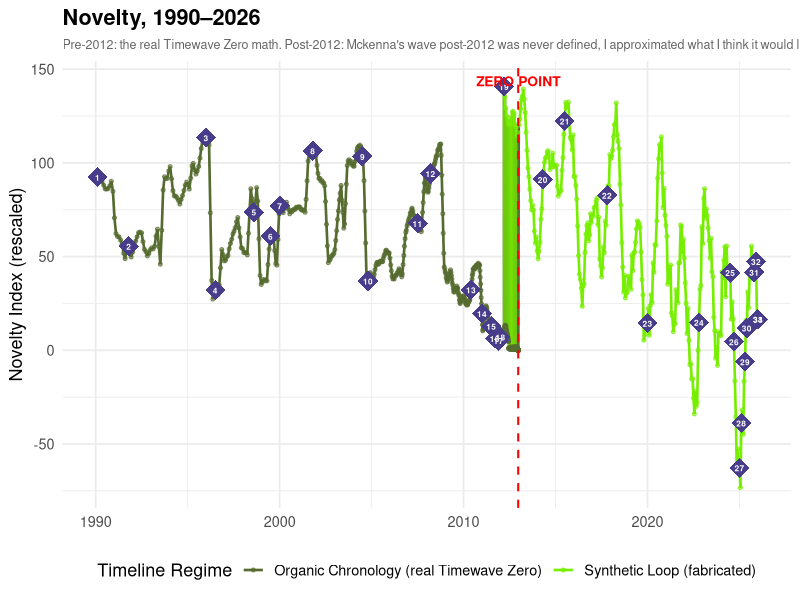

Reproduce this figure in R.
## ---- chunk 1
knitr::opts_chunk$set(fig.width = 12, fig.height = 6, echo = TRUE)
## ---- chunk 2
library(ggplot2)
library(dplyr)
library(lubridate)
library(ggrepel)  

h_vals <- c(6,2,4,4,4,3,2,4,2,4,6,2,2,4,2,2,6,3,4,3,2,2,2,3,
            4,2,6,2,6,3,2,3,4,4,4,2,4,6,4,3,2,4,2,3,4,3,2,3,
            4,4,4,1,6,2,2,3,4,3,2,1,6,3,6,3)
## ---- chunk 3
mod_64 <- function(i) {
  i <- i %% 64
  i[i < 0] <- i[i < 0] + 64
  i
}
h_at <- function(i) {
  idx <- mod_64(i)
  ifelse(idx == 0, h_vals[64], h_vals[idx])
}
## ---- chunk 4
exp_minus_one <- function(i) {
  i <- abs(i)
  ifelse(i %% 2 == 1, -1, 1)
}
## ---- chunk 5
idiv <- function(a, b) trunc(a / b)
## ---- chunk 6
build_datapoints <- function() {
  w <- integer(384)
  
  for (k in 0:383) {

    a_term <- exp_minus_one(idiv(k - 1, 32)) *
      ( h_at(k - 1) - h_at(k - 2) + h_at(-k) - h_at(1 - k) ) +
      3 * ( exp_minus_one(idiv(k - 3, 96)) *
              ( h_at(idiv(k, 3) - 1) - h_at(idiv(k, 3) - 2) +
                  h_at(-1 * idiv(k, 3)) - h_at(1 - idiv(k, 3)) ) ) +
      6 * ( exp_minus_one(idiv(k - 6, 192)) *
              ( h_at(idiv(k, 6) - 1) - h_at(idiv(k, 6) - 2) +
                  h_at(-1 * idiv(k, 6)) - h_at(1 - idiv(k, 6)) ) )
    
    b_term <- ( 9 - h_at(-k) - h_at(k - 1) ) +
      3 * ( 9 - h_at(-1 * idiv(k, 3)) - h_at(idiv(k, 3) - 1) ) +
      6 * ( 9 - h_at(-1 * idiv(k, 6)) - h_at(idiv(k, 6) - 1) )
    
    w[k + 1] <- abs(a_term) + abs(b_term)
  }
  
  w
}
## ---- chunk 7
w_data <- build_datapoints()
 
w_fn <- function(i) {
  idx <- (i %% 384)
  idx[idx < 0] <- idx[idx < 0] + 384
  w_data[idx + 1]
}
## ---- chunk 8
v_fn <- function(x) {
  ix <- floor(x)
  frac <- x - ix
  w_fn(ix) + frac * (w_fn(ix + 1) - w_fn(ix))
}
## ---- chunk 9
f_fn <- function(x, a = 64, max_i = 12) {
  total <- 0
  ai <- 1
  for (i in 0:max_i) {
    total <- total + v_fn(x * ai) / ai
    ai <- ai * a
  }
 aj <- a
  j <- 1
  while (TRUE) {
    arg <- x / aj
    if (arg < 3 || j > 200) break
    total <- total + v_fn(arg) * aj
    aj <- aj * a
    j <- j + 1
  }
  total
}
## ---- chunk 10
t_fn <- function(x) f_fn(x) / 64^3   # x = days prior to the zero date
 
zero_date <- as.POSIXct("2012-12-21 06:00:00", tz = "UTC")
## ---- chunk 11
max_days <- as.numeric(difftime(zero_date, as.POSIXct("1990-01-01", tz = "UTC"), units = "days"))
n_pts    <- 800
u        <- seq(0, 1, length.out = n_pts)
## ---- chunk 12
days_before_zero <- max_days * u^3
days_before_zero <- rev(days_before_zero)  
## ---- chunk 13
dates_real <- zero_date - ddays(days_before_zero)
years_real <- decimal_date(dates_real)
 
novelty_real_raw <- sapply(days_before_zero, t_fn)
## ---- chunk 14
years_fake <- seq(2012.2, 2026, by = 0.05)  
n_fake <- length(years_fake)
t_since <- years_fake - 2012
 
drift        <- 115 - 8 * t_since
loop_1       <- 25 * sin(t_since * 2.3)
loop_2       <- 15 * sin(t_since * 5.1 + 1.2) * (1 + 0.15 * t_since)
loop_3       <- 8  * sin(t_since * 11.0 + 0.4)
growing_noise <- rnorm(n_fake, 0, 1 + 0.6 * t_since)
 
novelty_fake_raw <- drift + loop_1 + loop_2 + loop_3 + growing_noise
 
## ---- chunk 15
rescale_to <- function(x, lo, hi) {
  (x - min(x)) / (max(x) - min(x)) * (hi - lo) + lo
}
 
novelty_real <- rescale_to(novelty_real_raw, lo = 0, hi = 115)
 
matrix_data <- bind_rows(
  data.frame(Year = years_real, Novelty = novelty_real,
             Timeline = "Organic Chronology (real Timewave Zero)"),
  data.frame(Year = years_fake, Novelty = novelty_fake_raw,
             Timeline = "Synthetic Loop (fabricated)")
) %>%
  mutate(Tooltip = paste0("Year: ", floor(Year), "<br>Novelty Index: ", round(Novelty, 2)))
 
 
anomaly_years <- c(1990.1, 1991.8, 1996.0, 1996.5, 1998.6, 1999.5, 2000.0, 2001.8, 2004.5, 2004.8, 2007.5, 2008.2, 2010.4, 2011.0, 2011.5, 2011.7, 2011.9, 2012.0, 2012.2, 2014.3, 2015.5, 2017.8, 2020.0, 2022.8, 2024.5, 2024.7, 2025.0, 2025.1, 2025.3, 2025.4, 2025.8, 2025.9, 2026.1, 2026.7)
anomaly_labels <- c(
  "<b>[1990]</b><br>East and West Germany are reunified following the fall of the Berlin Wall.", 
  "<b>[1991]</b><br>The Soviet Union dissolves and the Cold War ends.", 
  "<b>[1996]</b><br>Scientists clone Dolly the sheep, the first mammal to be cloned from an adult cell.",
   "<b>[1996]</b><br>The F.B.I. arrests Theodore Kaczynski, the Unabomber.",
   "<b>[1998]</b><br>U.S. Embassies in Nairobi, Kenya and Dar es Salaam, Tanzania are bombed.",
  "<b>[1999]</b><br>Ehud Barak wins election over Prime Minister Netanyahu after campaigning to move the peace process with Palestine forward.",
  "<b>[2000]</b><br>Mass panic over societal collapse because of computers not being able to recognize the date changing: Y2K panic.",
  "<b>[2001]</b><br>The Twin Towers are bombed, prompting the United States' War on Terror.",
  "<b>[2004]</b><br>Indian Ocean Tsunami.",
  "<b>[2004]</b><br>Hurricane Katrina.",
  "<b>[2007]</b><br>The first iPhone is released.",
  "<b>[2008]</b><br>The most severe global financial crisis since the Great Depression.",
  "<b>[2010 FLASH CRASH]</b><br>Futures trader Navinder Singh Sarao creates a massive automated sell order triggers a chain reaction among high-frequency trading algorithms causing the Dow Jones to plummet 1,000 points in minutes.",
  "<b>[2011]</b><br>Egyptian President Hosni Mubarak is ousted after protests in Tunisia and Egypt.",
  "<b>[2011]</b><br>9.0 magnitude earthquake hits Japan, causing the Fukushima Daiichi nuclear crisis.",
  "<b>[2011]</b><br>Civil Wars break out in Libya and Syria.",
  "<b>[2011]</b><br>Occupy Wall Street movement.",
  "<b>[2012 THRESHOLD]</b><br>Mayan Long Count calendar ends, Timewave Zero hits absolute zero and the novelty is unbearable, linear chronology is terminated.",
  "<b>[2012 ALEXNET AI BREAKTHROUGH]</b><br>Starting point of the deep-learning revolution. The Board unleashing its ultimate control weapon to eliminate novelty.",
  "<b>[2014]</b><br>Amazon Echo and Alexa are launched.",
   "<b>[2015]</b><br>OpenAI is founded.",
  "<b>[2017 FLASH CRASH]</b><br>A mysterious multimillion-dollar market sell order on the GDAX exchange triggers a massive domino effect of 800 automated stop-loss orders and margin liquidations, causing Ethereum to instantly go from $319 to $0.10.",
  "<b>[2020]</b><br>COVID-19 pandemic.",
  "<b>[2022]</b><br>OpenAI releases ChatGPT.",
  "<b>[2024]</b><br>Popularization of AI-generated memes...full cultural takeover: Italian brainrot.",
  "<b>[2024]</b><br>Rapid proliferation of AI companion and chat applications.",
  "<b>[2025]</b><br>Albania appoints the first ever AI/virtual government minister.",
  "<b>[2025]</b><br>1 in 3 teens report some emotional connection to AI.",
  "<b>[2025]</b><br>College Board, known nonprofit which administers AP exams and the SAT, releases a survey stating that 84% of high school students claim to have used artificial intelligence for schoolwork.",
  "<b>[2025]</b><br>Japanese woman Yurina Noguchi marries an AI chatbot that she has generated using ChatGPT.",
  "<b>[2025]</b><br>President Trump returns to the White House, DOGE cuts.",
  "<b>[2025]</b><br>Rise of vibe coding.",
  "<b>[2026]</b><br>Rumors circulate of political figures covering up their deaths with AI-generated media.",
  "<b>[2026: NOW]</b><br>We are in a total purgatory of synthetic, looping novelty decline."
)

anomaly_df <- data.frame(Year = anomaly_years) %>%
  mutate(
    Year = pmax(pmin(Year, max(matrix_data$Year)), min(matrix_data$Year)),
    Novelty = approx(matrix_data$Year, matrix_data$Novelty, xout = Year)$y,
    Label = anomaly_labels %>%
      gsub("<br>", " ", ., fixed = TRUE) %>%
      gsub("</?b>", "", .),
    Number = row_number()
  )

p <- ggplot(matrix_data, aes(x = Year, y = Novelty, color = Timeline, group = 1)) +
  geom_line(linewidth = 0.9) +
  geom_point(size = 1.1, alpha = 0.6) +
  geom_point(data = anomaly_df, aes(x = Year, y = Novelty),
             inherit.aes = FALSE, color = "darkslateblue", size = 6.5, shape = 18) +
  geom_text(data = anomaly_df, aes(x = Year, y = Novelty, label = Number),
            inherit.aes = FALSE, size = 2.1, color = "white", fontface = "bold") +
  geom_vline(xintercept = 2012.97, linetype = "dashed", color = "red", linewidth = 0.7) +
  annotate("text", x = 2012.97, y = max(matrix_data$Novelty) * 1.02,
           label = "ZERO POINT", color = "red", fontface = "bold", size = 3.5, hjust = 0.5) +
  scale_color_manual(values = c("Organic Chronology (real Timewave Zero)" = "darkolivegreen",
                                 "Synthetic Loop (fabricated)"             = "chartreuse2")) +
  labs(
    title    = "Novelty, 1990\u20132026",
    subtitle = "Pre-2012: the real Timewave Zero math. Post-2012: Mckenna's wave post-2012 was never defined, I approximated what I think it would look like and filled it in here for effect.",
    x = NULL, y = "Novelty Index (rescaled)",
    color = "Timeline Regime"
  ) +
  theme_minimal(base_size = 13) +
  theme(
    plot.title    = element_text(face = "bold"),
    plot.subtitle = element_text(color = "grey40", size = 9),
    legend.position = "bottom"
  )

print(p)
## ---- chunk 16
key_lines <- paste0("**", anomaly_df$Number, ".** ", anomaly_df$Label)
cat(paste(key_lines, collapse = "  \n"))
